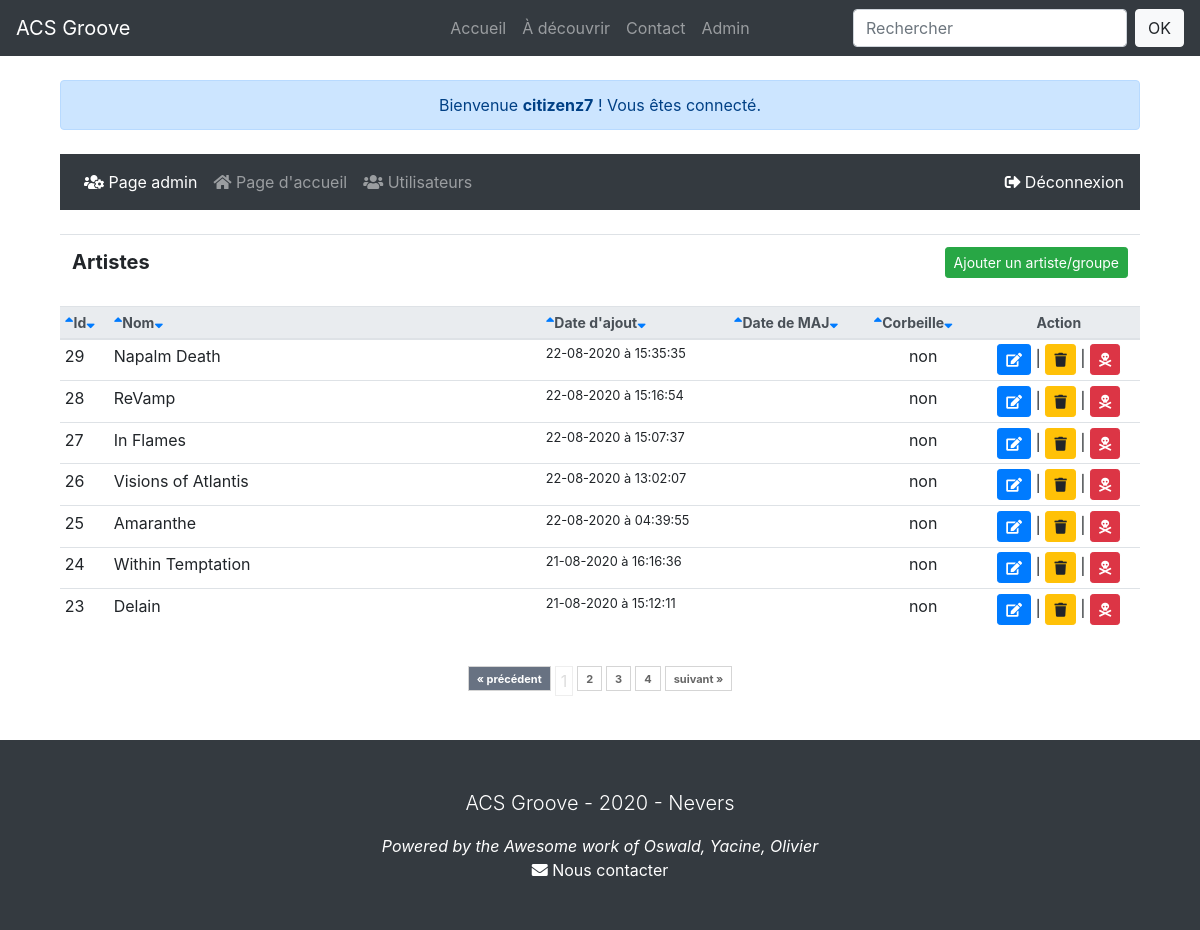
Screenshot of /admin/index.php (signed in) with the database file from the repository.
### tables this page shows
CREATE TABLE `artiste` (
  `id` int(11) NOT NULL,
  `nom` varchar(255) NOT NULL,
  `genre` varchar(255) NOT NULL,
  `pays_origine` varchar(255) DEFAULT NULL,
  `presentation` longtext NOT NULL,
  `biographie` longtext NOT NULL,
  `discographie` text NOT NULL,
  `active` varchar(255) NOT NULL,
  `label` varchar(255) NOT NULL,
  `site_web` varchar(255) DEFAULT NULL,
  `date` datetime NOT NULL DEFAULT current_timestamp(),
  `dateMAJ` datetime DEFAULT NULL,
  `image` varchar(255) DEFAULT NULL,
  `youtube` varchar(255) DEFAULT NULL,
  `bin` int(1) NOT NULL DEFAULT 0
);

### includes/functions.php (called while the page is built, shortened)
<?php
function html($string) {
    return htmlspecialchars($string, ENT_COMPAT, 'UTF-8', true);
}
function date_fr($format, $timestamp=false) {
	if (!$timestamp) $date_en = date($format);
	else $date_en = date($format,$timestamp);
	$texte_en = array(
		"Monday", "Tuesday", "Wednesday", "Thursday",
		"Friday", "Saturday", "Sunday", "January",
		"February", "March", "April", "May",
		"June", "July", "August", "September",
		"October", "November", "December"
	);
	$texte_fr = array(
		"lundi", "mardi", "mercredi", "jeudi",
		"vendredi", "samedi", "dimanche", "janvier",
		"f&eacute;vrier", "mars", "avril", "mai",
		"juin", "juillet", "ao&ucirc;t", "septembre",
		"octobre", "novembre", "d&eacute;cembre"
	);
	$date_fr = str_replace($texte_en, $texte_fr, $date_en);
	$texte_en = array(
		"Mon", "Tue", "Wed", "Thu", "Fri", "Sat", "Sun",
		"Jan", "Feb", "Mar", "Apr", "May", "Jun", "Jul",
		"Aug", "Sep", "Oct", "Nov", "Dec"
	);
	$texte_fr = array(
		"Lun", "Mar", "Mer", "Jeu", "Ven", "Sam", "Dim",
		"Jan", "F&eacute;v", "Mar", "Avr", "Mai", "Jui",
		"Jui", "Ao&ucirc;", "Sep", "Oct", "Nov", "D&eacute;c"
	);
	$date_fr = str_replace($texte_en, $texte_fr, $date_fr);
	return $date_fr;
}

### includes/config.php (called while the page is built, shortened)
<?php
function my_autoloader($class) {
   $class = strtolower($class);
   $classpath = 'classes/class.'.$class . '.php';
   $classpath = '../classes/class.'.$class . '.php';
   $classpath = '../../classes/class.'.$class . '.php';
}
require_once 'functions.php';
?>

### admin/index.php (the view, shortened to what this page needs)
<?php
include_once '../includes/config.php';
include_once 'header.php';
?>
  <div class="container pt-3 pb-3 mt-5">
    <div class="row">
      <div class="col-sm-12 text-justify">
        <div class="pb-2 mt-3">
          <div class="text-center mb-4 alert alert-primary" role="alert">Bienvenue <b><?php echo $_SESSION['username']; ?></b> ! Vous êtes connecté.</div>
          <?php include('menu.php');?>
            <table class="table table-responsive-sm">
              <tr>
                <td><span id="projets" class="lead font-weight-bold">Artistes</span></td>
                <td class="text-right"><a href="add.php" class="mx-auto"><button type="button" class="btn btn-success btn-sm">Ajouter un artiste/groupe</button></a></td>
              </tr>
            </table>
	  <table class="table table-sm table-hover table-responsive-sm">
	    <thead class="thead-light">
            <tr style="font-size:14px;">
              <th><a href="index.php?tri=id&ordre=desc"><i class="fas fa-sort-up"></i></a>Id<a href="index.php?tri=id&ordre=asc"><i class="fas fa-sort-down"></i></a></th>
              <th width="40%"><a href="index.php?tri=nom&ordre=desc"><i class="fas fa-sort-up"></i></a>Nom<a href="index.php?tri=nom&ordre=asc"><i class="fas fa-sort-down"></i></a</th>
              <th><a href="index.php?tri=date&ordre=desc"><i class="fas fa-sort-up"></i></a>Date d'ajout<a href="index.php?tri=date&ordre=asc"><i class="fas fa-sort-down"></i></a</th>
              <th><a href="index.php?tri=dateMAJ&ordre=desc"><i class="fas fa-sort-up"></i></a>Date de MAJ<a href="index.php?tri=dateMAJ&ordre=asc"><i class="fas fa-sort-down"></i></a></th>
              <th><a href="index.php?tri=bin&ordre=desc"><i class="fas fa-sort-up"></i></a>Corbeille<a href="index.php?tri=bin&ordre=asc"><i class="fas fa-sort-down"></i></a></th>
              <th class="text-center">Action</th>
	    </tr>
	    </thead>
	    <tbody>
              <?php
              try {
                $pages = new Paginator('7','art');
                $stmt = $db->query('SELECT id FROM artiste');
                $pages->set_total($stmt->rowCount());
						    if(isset($_GET['tri'])) {
							     $tri = html($_GET['tri']);
						    }
						    else {
							     $post_tri = 'date';
							     $tri = html($post_tri);
						    }
						    if(isset($_GET['ordre'])) {
							     $ordre = html($_GET['ordre']);
						    }
						    else {
							     $ordre_tri = 'desc';
							     $ordre = html($ordre_tri);
						    }
                $stmt = $db->query('SELECT * FROM artiste ORDER BY '.$tri.' '.$ordre.' ' .$pages->get_limit());
                while($row = $stmt->fetch()){
                  echo '<tr>';
                  echo '<td>'.$row['id'].'</td>';
                  echo '<td>'.$row['nom'].'</td>';
                  echo '<td class="small">'.date_fr('d-m-Y à H:i:s', strtotime(($row['date']))).'</td>';
                  if(!empty($row['dateMAJ'])) {
                    echo '<td class="small">'.date_fr('d-m-Y à H:i:s', strtotime(($row['dateMAJ']))).'</td>';
                  }
                  else {
                    echo '<td></td>';
                  }
                  ?>
                  <td class="text-center">
                    <?php
                    if($row['bin'] == 1) {
                      echo 'oui';
                    }
                    else {
                      echo 'non';
                    }
                    ?>
                  </td>
                  <td class="text-center">
                    <a class="btn btn-primary btn-sm tinytext" role="button" aria-pressed="true" title="Editer la fiche" href="edit.php?id=<?php echo $row['id'];?>"><i class="fas fa-edit"></i></a> |
                    <?php
                    if($row['bin'] == 0) {
                    ?>
                      <a class="btn btn-warning btn-sm tinytext" role="button" aria-pressed="true" title="Mettre à la corbeille" href="javascript:desartiste('<?php echo $row['id']; ?>','<?php echo $row['nom']; ?>')"><i class="fas fa-trash"></i></a> |
                    <?php
                    }
                    else {
                    ?>
                      <a class="btn btn-success btn-sm tinytext" role="button" aria-pressed="true" title="Restaurer la fiche" href="javascript:restartiste('<?php echo $row['id']; ?>','<?php echo $row['nom']; ?>')"><i class="fas fa-plus-circle"></i></a> |
                    <?php
                    }
                    ?>
                    <a class="btn btn-danger btn-sm tinytext" role="button" aria-pressed="true" title="Supprimer la fiche" href="javascript:delartiste('<?php echo $row['id'];?>','<?php echo $row['nom'];?>')"><i class="fas fa-skull-crossbones"></i></a>
                  </td>
                  <?php
                  echo '</tr>';
                }
              }
              catch(PDOException $e) {
                echo $e->getMessage();
              }
	      ?>
	    </tbody>
            </table>
      </div>
      <div class="row justify-content-center">
        <div class="col-4">
          <?php echo $pages->page_links(); ?>
        </div>
      </div>
    </div>
  </div>
</div>
</div>
</div>
<?php include_once 'footer.php'; ?>

### rows the page displays
artiste: id "29", nom "Napalm Death", date "22-08-2020 à 15:35:35", bin "non"
artiste: id "28", nom "ReVamp", date "22-08-2020 à 15:16:54", bin "non"
artiste: id "27", nom "In Flames", date "22-08-2020 à 15:07:37", bin "non"
artiste: id "26", nom "Visions of Atlantis", date "22-08-2020 à 13:02:07", bin "non"
artiste: id "25", nom "Amaranthe", date "22-08-2020 à 04:39:55", bin "non"
artiste: id "24", nom "Within Temptation", date "21-08-2020 à 16:16:36", bin "non"
artiste: id "23", nom "Delain", date "21-08-2020 à 15:12:11", bin "non"

### other values shown
$_SESSION['username'] "citizenz7"
